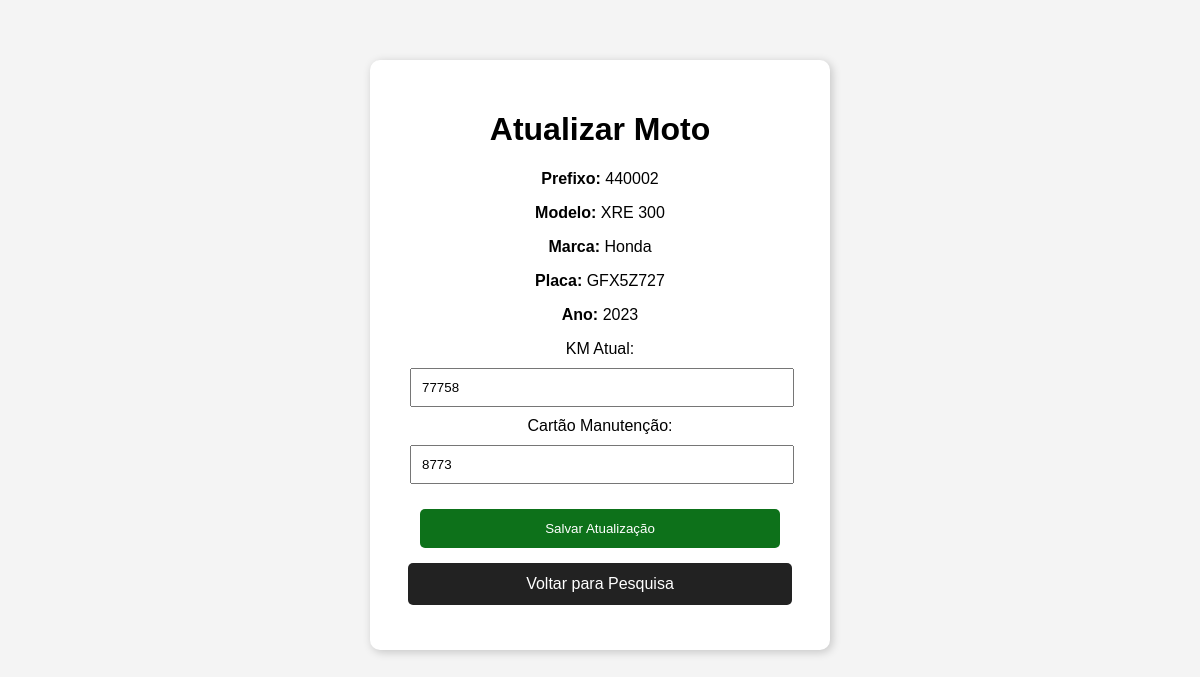
Page /projeto_cadastro_viatura_php/php/atualizar_viatura.php?id=2 on the committed database.
### tables this page shows
CREATE TABLE IF NOT EXISTS viaturas (
    id_vtr INT AUTO_INCREMENT PRIMARY KEY,
    prefixo_vtr VARCHAR(10) NOT NULL UNIQUE,
    modelo_vtr VARCHAR(50) NOT NULL,
    marca_vtr VARCHAR(50),
    placa_vtr VARCHAR(8) NOT NULL UNIQUE,
    ano_modelo YEAR,
    km_atual INT DEFAULT 0,
    cartao_manutencao VARCHAR(16),

    situacao_cautela VARCHAR(20) DEFAULT 'SEM_CAUTELA',
    situacao_operacional VARCHAR(20) DEFAULT 'DISPONIVEL',

    observacao TEXT
);

### projeto_cadastro_viatura_php/php/atualizar_viatura.php (the view, shortened to what this page needs)
<?php
$conn = new mysqli("localhost", "root", "", "cadastro_viatura_rotam");
$id = $_GET['id'];
$sql = "SELECT * FROM viaturas WHERE id_vtr = '$id'";
$resultado = $conn->query($sql);
$viatura = $resultado->fetch_assoc();
?>
<!DOCTYPE html>
<html lang="pt-br">
<head>
</head>
<body>
    <div class="box">
        <h1>Atualizar Moto</h1>
        <p><strong>Prefixo:</strong> <?php echo $viatura['prefixo_vtr']; ?></p>
        <p><strong>Modelo:</strong> <?php echo $viatura['modelo_vtr']; ?></p>
        <p><strong>Marca:</strong> <?php echo $viatura['marca_vtr']; ?></p>
        <p><strong>Placa:</strong> <?php echo $viatura['placa_vtr']; ?></p>
        <p><strong>Ano:</strong> <?php echo $viatura['ano_modelo']; ?></p>
        <form method="POST">
            <label>KM Atual:</label>
            <input type="number" name="km_atual" value="<?php echo $viatura['km_atual']; ?>" required>
            <label>Cartão Manutenção:</label>
            <input type="text" name="cartao_manutencao" value="<?php echo $viatura['cartao_manutencao']; ?>">
            <button type="submit">Salvar Atualização</button>
        </form>
        <a href="pesquisar_viatura.php">Voltar para Pesquisa</a>
    </div>
</body>
</html>

### projeto_cadastro_viatura_php/php/atualizar_viatura.php (style rules this page uses)
body { font-family: Arial, sans-serif; background-color: #f4f4f4; text-align: center; }
.box { background-color: white; width: 400px; margin: 60px auto; padding: 30px; border-radius: 10px; box-shadow: 2px 2px 10px rgba(0,0,0,0.2); }
input { width: 90%; padding: 10px; margin: 10px; }
button, a { display: block; width: 90%; margin: 15px auto; padding: 12px; border-radius: 5px; border: none; text-decoration: none; color: white; background-color: #222; cursor: pointer; }
button { background-color: #0d711a; }

### rows in the picture
viaturas: prefixo_vtr "440002", modelo_vtr "XRE 300", marca_vtr "Honda", placa_vtr "GFX5Z727", ano_modelo "2023", km_atual "77758", cartao_manutencao "8773"
